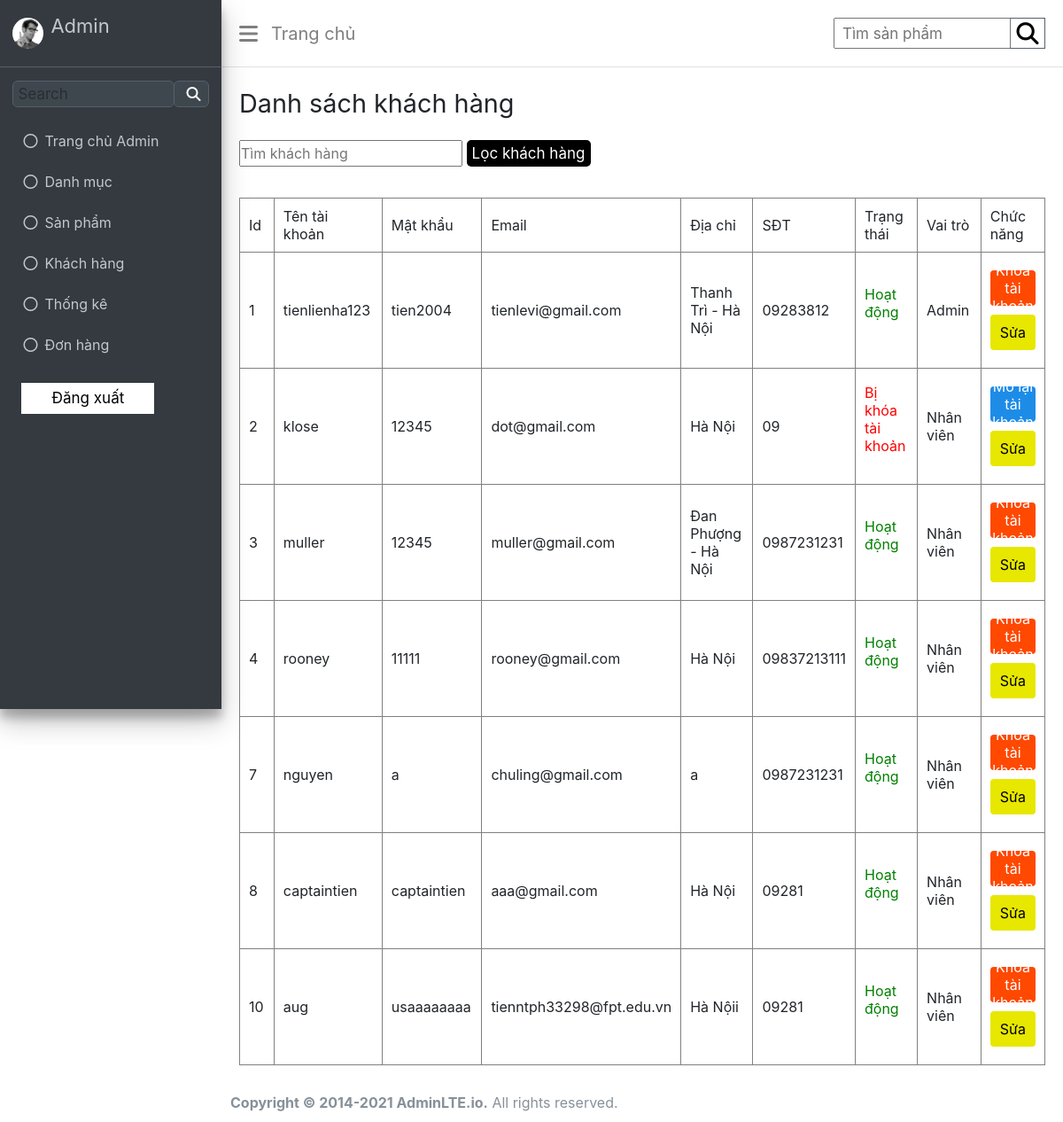
/admin/index.php?act=listtk, run on an earlier commit of the app's database.
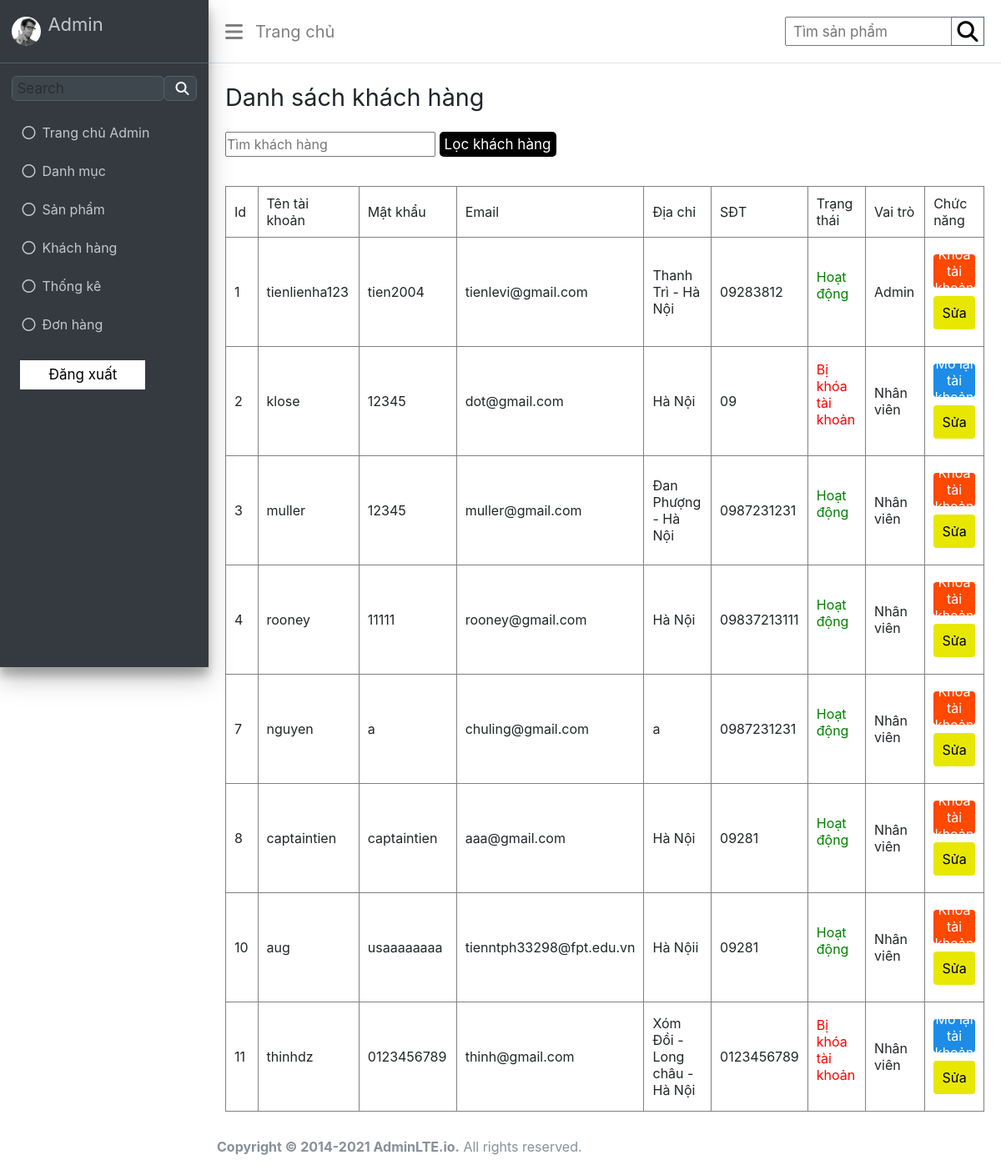
And on a later commit of the database.
### tables this page shows
CREATE TABLE `khachhang` (
  `id` int(11) NOT NULL,
  `username` varchar(255) NOT NULL,
  `password` varchar(255) NOT NULL,
  `email` varchar(255) NOT NULL,
  `diachi` varchar(255) NOT NULL,
  `sdt` varchar(255) NOT NULL,
  `trangthai` int(11) NOT NULL,
  `idvaitro` int(11) NOT NULL
);

### model/pdo.php (called while the page is built, shortened)
<?php
function pdo_get_connection(){
    $servername = "localhost";
    $username = "root";
    $password = "";
    try {
        $conn = new PDO("mysql:host=$servername;dbname=wd18331_duan1", $username, $password);
        $conn->setAttribute(PDO::ATTR_ERRMODE, PDO::ERRMODE_EXCEPTION);
        return $conn;
    } catch(PDOException $e) {
        echo "Connection failed: " . $e->getMessage();
    }
}
function pdo_query($sql){
    $sql_args=array_slice(func_get_args(),1);
    try{
        $conn=pdo_get_connection();
        $stmt=$conn->prepare($sql);
        $stmt->execute($sql_args);
        $rows=$stmt->fetchAll();
        return $rows;
    }
    catch(PDOException $e){
        throw $e;
    }
    finally{
        unset($conn);
    }
}
?>

### model/khachhang.php (called while the page is built, shortened)
<?php
function loadAllTk(){
    $sql = "SELECT * FROM khachhang";
    $listtk = pdo_query($sql);
    pdo_query($sql);
    return $listtk;
}
?>

### admin/taikhoan/list.php (the view, shortened to what this page needs)
<body>
    <div class="wrapper">
        <div class="admin">
            <h1>Danh sách khách hàng</h1>
        </div>
        <form class="filter" action="index.php?act=listsp" method="post">
            <input type="text" name="kym" placeholder="Tìm khách hàng" />
            <input class="filter-search" type="submit" name="listok" value="Lọc khách hàng" />
        </form>
        <div class="table">
            <table class="table-bordered" border="1">
                <tr>
                    <td style="width: 100px">Id</td>
                    <td style="width: 250px">Tên tài khoản</td>
                    <td style="width: 200px">Mật khẩu</td>
                    <td style="width: 200px">Email</td>
                    <td style="width: 200px">Địa chỉ</td>
                    <td style="width: 100px">SĐT</td>
                    <td style="width: 200px">Trạng thái</td>
                    <td style="width: 200px">Vai trò</td>
                    <td style="width: 300px">Chức năng</td>
                </tr>
                <?php foreach ($listtk as $tk) {
                extract($tk);
                $khoataikhoan = "index.php?act=khoatk&id=".$id;
                $molaitaikhoan = "index.php?act=molaitk&id=".$id;
                $sua = "index.php?act=edittk&id=".$id;
           echo ' <tr>
                <td>'.$id.'</td>
                <td>'.$username.'</td>
                <td>'.$password.'</td>
                <td>'.$email.'</td>
                <td>'.$diachi.'</td>
                <td>'.$sdt.'</td>
                <td>'.($trangthai === 0 ? "<p style='color: green;'>Hoạt động</p>" : "<p style='color: red;'>Bị khóa tài khoản</p>").'</td>
                <td>'.($idvaitro === 1 ? "Admin" : ($idvaitro === 2 ? "Nhân viên" : "Khách hàng")).'</td>
                <td class="edit-delete">
                    '.($trangthai === 0 ? "<a href=".$khoataikhoan." onclick='return confirmUpdate()' class='delete'>
                    Khóa tài khoản
                </a>"
                 : "<a href=".$molaitaikhoan." onclick='return confirmUpdate()' class='detail'>Mở lại tài khoản</a>").'
                 <a class="edit" href='.$sua.'>Sửa</a>
                </td>
            </tr>';
           } ?>
            </table>
        </div>
    </div>
</body>

What changed in the data, as far as the page shows it:
added khachhang: id "11", username "thinhdz", password "0123456789", email "thinh@gmail.com", diachi "Xóm Đồi - Long châu - Hà Nội", sdt "0123456789", trangthai "Bị khóa tài khoản", shows "Nhân viên"
